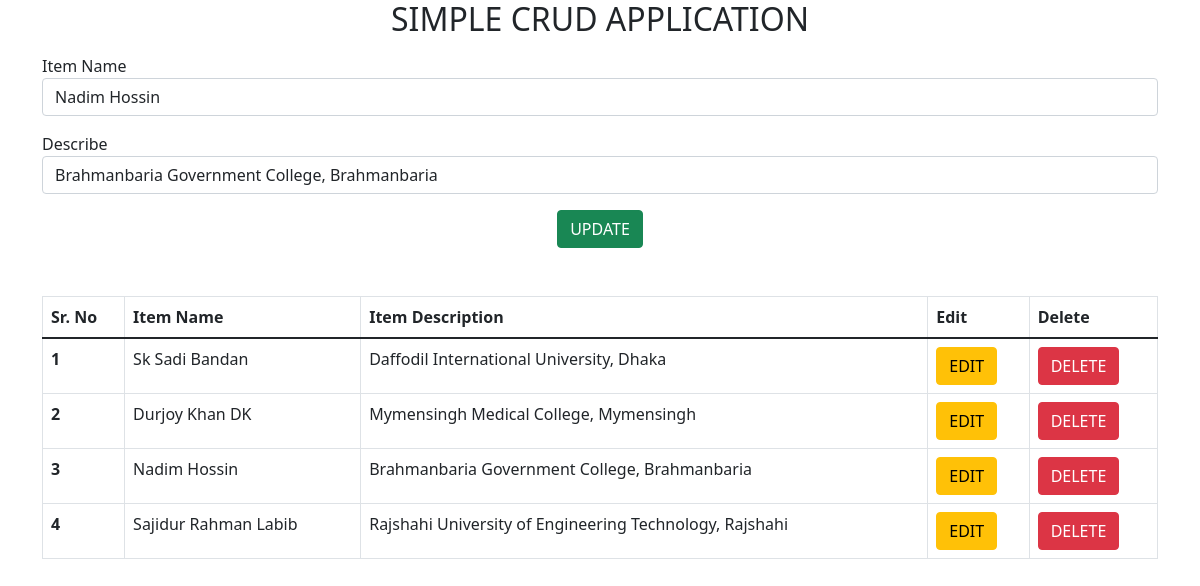
The app's page /edit_item/13/ with its own data.
### mainapp/models.py (models this page shows)
class Item(models.Model):
    name = models.CharField(max_length=100)
    description = models.TextField(null=True, blank=True)

### mainapp/views.py (the view)
# urls.py: path('edit_item/<int:myid>/',edit_item,name='edit_item'),
def edit_item(request, myid):
    sel_item = Item.objects.get(id=myid)
    item_list = Item.objects.all()
    context = {
        'sel_item' : sel_item,
        'item_list' : item_list
    }
    return render(request,'index.html',context)

### templates/index.html (shortened to what this page needs)
<!doctype html>
<html lang="en">
  <head>
    <link href="https://cdn.jsdelivr.net/npm/bootstrap@5.1.3/dist/css/bootstrap.min.css" rel="stylesheet">
  </head>
  <body>
    <h2 class="alart alart-warning text-center">SIMPLE CRUD APPLICATION</h2>
    <div class="container mt-3">
        {% if sel_item %}
        <form method="POST" action="{% url 'update_item' sel_item.id %}">
              <div class="form-group mb-3">
                  <label>Item Name</label>
                  <input type="text" class="form-control" value="{{sel_item.name}}" name="name" placeholder="Enter Item Name">
              </div>
              <div class="form-group mb-3">
                  <label>Describe</label>
                  <input type="text" class="form-control" value="{{sel_item.description}}" name="description" placeholder="Describe Item Name">
              </div>
              <div class="text-center mb-4">
                  <button type="submit" class="btn btn-success">UPDATE</button>
              </div>
          </form>
        {% endif %}
        <div class="mt-5">
            <table class="table table-bordered">
                <thead>
                  <tr>
                    <th scope="col">Sr. No</th>
                    <th scope="col">Item Name</th>
                    <th scope="col">Item Description</th>
                    <th scope="col">Edit</th>
                    <th>Delete</th>
                  </tr>
                </thead>
                <tbody>
                {% for i in item_list %}
                  <tr>
                    <th>{{forloop.counter}}</th>
                    <td>{{i.name}}</td>
                    <td>{{i.description}}</td>
                    <td>
                        <a href="{% url 'edit_item' i.id %}" class="btn btn-warning">EDIT</a>
                    </td>
                    <td>
                        <a href="{% url 'delete_item' i.id %}" class="btn btn-danger">DELETE</a>
                    </td>
                  </tr>
                {% endfor %}
                </tbody>
              </table>
        </div>
    </div>
  </body>
</html>

### records on screen
Item: name "Nadim Hossin", description "Brahmanbaria Government College, Brahmanbaria"
Item: name "Sk Sadi Bandan", description "Daffodil International University, Dhaka"
Item: name "Durjoy Khan DK", description "Mymensingh Medical College, Mymensingh"
Item: name "Sajidur Rahman Labib", description "Rajshahi University of Engineering Technology, Rajshahi"
